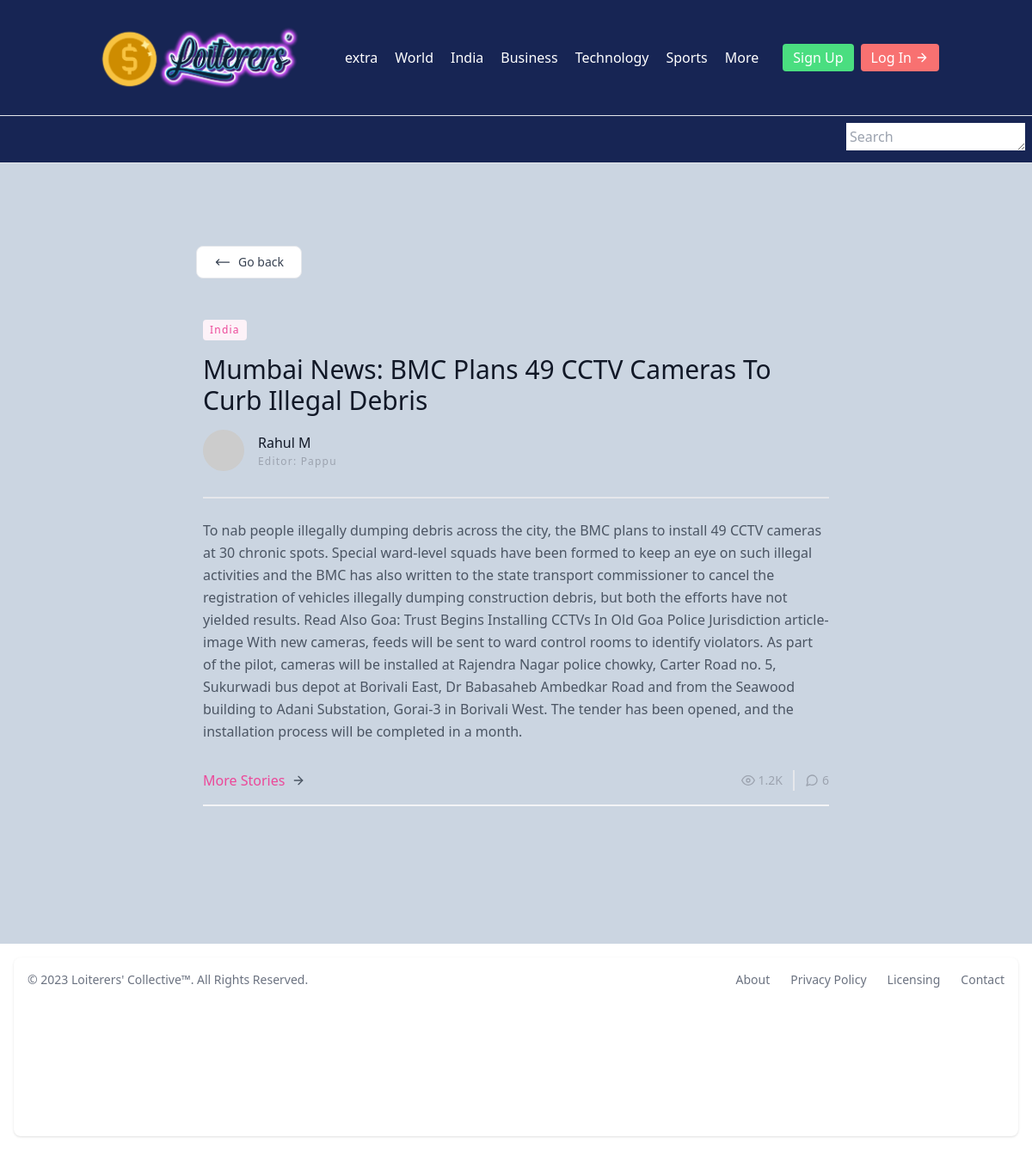
/news/5, run on the app's committed database.
### news/models.py (models this page shows, shortened)
class Article(models.Model):
    column_name = models.CharField(max_length=200)
    headline = models.CharField(max_length=200)
    subheadline = models.CharField(max_length=200)
    pub_date = models.DateTimeField('date published')
    contributor = models.ForeignKey(Contributor, null=True, blank=True, on_delete=models.PROTECT)
    image = models.ImageField(null=True, blank=True, upload_to="article_images/")
    content = models.TextField()
    editor = models.ForeignKey(Editor, null=True, blank=True, on_delete=models.SET_NULL)
    category = models.ForeignKey(Category, null=True, blank=True, on_delete=models.SET_NULL)

class Category(models.Model):
    name = models.CharField(max_length=100)
    def __str__(self):
        return self.name

class Contributor(models.Model):
    name = models.CharField(max_length=100)
    editor = models.ForeignKey(Editor, null=True, blank=True, on_delete=models.SET_NULL)
    email = models.EmailField()
    def __str__(self):
        return self.name

class Editor(models.Model):
    name = models.CharField(max_length=100)
    email = models.EmailField()
    category = models.ForeignKey(Category, null=True, blank=True, on_delete=models.SET_NULL)
    def __str__(self):
        return self.name

### news/views.py (the view)
# urls.py: path('<int:pk>', ArticleDetailView.as_view(), name="article-detail"),
class ArticleDetailView(generic.DetailView):
    model = Article
    context_object_name = "article"
    def get_context_data(self, **kwargs):
        context = super().get_context_data(**kwargs)
        context["now"] = timezone.now()
        return context

### news/templates/news/article_detail.html (shortened to what this page needs)
{% extends 'base.html' %}
{% block content %}
<section class="max-w-3xl mx-auto text-gray-600 body-font overflow-hidden">
    <div class="container px-5 py-24 mx-auto">
      <div class="flex flex-wrap -m-12">
        <div class="ml-5">
          <a href="{% url 'news:article-list' %}">
            <button type="button" class="ml-5 w-full flex items-center justify-center w-1/2 px-5 py-2 text-sm text-gray-700 transition-colors duration-200 bg-white border rounded-lg gap-x-2 sm:w-auto dark:hover:bg-gray-800 dark:bg-gray-900 hover:bg-gray-100 dark:text-gray-200 dark:border-gray-700">
              <svg class="w-5 h-5 rtl:rotate-180" xmlns="http://www.w3.org/2000/svg" fill="none" viewBox="0 0 24 24" stroke-width="1.5" stroke="currentColor">
                <path stroke-linecap="round" stroke-linejoin="round" d="M6.75 15.75L3 12m0 0l3.75-3.75M3 12h18" />
              </svg>
              <span>Go back</span>
            </button>
          </a>
        </div>
        <div class="p-12 md:w-full flex flex-col items-start">
          <span class="inline-block py-1 px-2 rounded bg-pink-50 text-pink-500 text-xs font-medium tracking-widest">{{ article.category}}</span>
          <h2 class="sm:text-3xl text-2xl title-font font-medium text-gray-900 mt-4 mb-4">{{ article.headline }}</h2>
          <div class="border-b-2 md:w-full">
            <a class="inline-flex items-center">
                <img alt="blog" src="https://dummyimage.com/104x104" class="w-12 h-12 rounded-full flex-shrink-0 object-cover object-center">
                <span class="flex-grow flex flex-col pl-4">
                <span class="title-font font-medium text-gray-900">{{ article.contributor }}</span>
                <span class="text-gray-400 text-xs tracking-widest mt-0.5">Editor: {{ article.editor }}</span>
                </span>
            </a>
            <br>
            <br>
        </div>
        <br>
          <p class="leading-relaxed mb-8">{{ article.content }}</p>
          <div class="flex items-center flex-wrap pb-4 mb-4 border-b-2 border-gray-100 mt-auto w-full">
            <a class="text-pink-500 inline-flex items-center">More Stories</a>
              <svg class="w-4 h-4 ml-2" viewBox="0 0 24 24" stroke="currentColor" stroke-width="2" fill="none" stroke-linecap="round" stroke-linejoin="round">
                <path d="M5 12h14"></path>
                <path d="M12 5l7 7-7 7"></path>
              </svg>
            <span class="text-gray-400 mr-3 inline-flex items-center ml-auto leading-none text-sm pr-3 py-1 border-r-2 border-gray-200">
              <svg class="w-4 h-4 mr-1" stroke="currentColor" stroke-width="2" fill="none" stroke-linecap="round" stroke-linejoin="round" viewBox="0 0 24 24">
                <path d="M1 12s4-8 11-8 11 8 11 8-4 8-11 8-11-8-11-8z"></path>
                <circle cx="12" cy="12" r="3"></circle>
              </svg>1.2K
            </span>
            <span class="text-gray-400 inline-flex items-center leading-none text-sm">
              6
            </span>
          </div>
        </div>
      </div>
    </div>
  </section>
{% endblock content %}

### data on the page
Article: category "India", headline "Mumbai News: BMC Plans 49 CCTV Cameras To Curb Illegal Debris", contributor "Rahul M", editor "Pappu", content "To nab people illegally dumping debris across the city, the BMC plans to install 49 CCTV cameras at 30 chronic spots. Special ward-level squads have been formed to keep an eye on such illegal activities and the BMC has also written to the state transport commissioner to cancel the registration of vehicles illegally dumping construction debris, but both the efforts have not yielded results. Read Also Goa: Trust Begins Installing CCTVs In Old Goa Police Jurisdiction article-image With new cameras, feeds will be sent to ward control rooms to identify violators. As part of the pilot, cameras will be installed at Rajendra Nagar police chowky, Carter Road no. 5, Sukurwadi bus depot at Borivali…"
